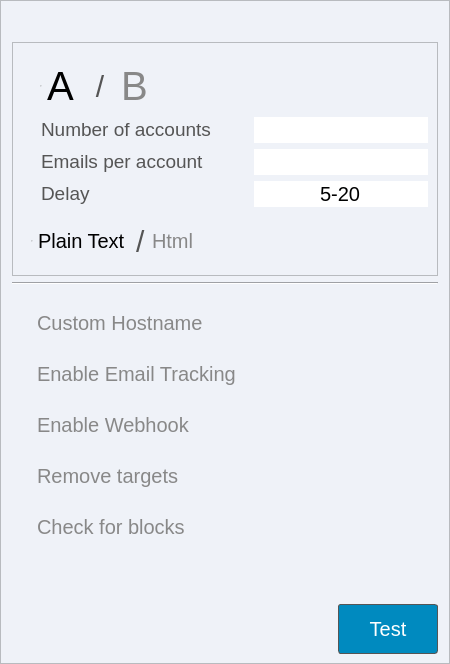
         <widget class="QFrame" name="tab_database">
          <property name="sizePolicy">
           <sizepolicy hsizetype="Expanding" vsizetype="Expanding">
            <horstretch>0</horstretch>
            <verstretch>0</verstretch>
           </sizepolicy>
          </property>
          <property name="minimumSize">
           <size>
            <width>450</width>
            <height>0</height>
           </size>
          </property>
          <property name="maximumSize">
           <size>
            <width>350</width>
            <height>16777215</height>
           </size>
          </property>
          <property name="styleSheet">
           <string notr="true">background-color: #eff2f8;
</string>
          </property>
          <property name="frameShape">
           <enum>QFrame::StyledPanel</enum>
          </property>
          <property name="frameShadow">
           <enum>QFrame::Raised</enum>
          </property>
          <layout class="QVBoxLayout" name="verticalLayout_9">
           <property name="bottomMargin">
            <number>9</number>
           </property>
           <item>
            <spacer name="verticalSpacer_14">
             <property name="orientation">
              <enum>Qt::Vertical</enum>
             </property>
             <property name="sizeType">
              <enum>QSizePolicy::Fixed</enum>
             </property>
             <property name="sizeHint" stdset="0">
              <size>
               <width>20</width>
               <height>30</height>
              </size>
             </property>
            </spacer>
           </item>
           <item>
            <widget class="QFrame" name="frame_2">
             <property name="frameShape">
              <enum>QFrame::StyledPanel</enum>
             </property>
             <property name="frameShadow">
              <enum>QFrame::Raised</enum>
             </property>
             <layout class="QVBoxLayout" name="verticalLayout">
              <property name="spacing">
               <number>0</number>
              </property>
              <item>
               <widget class="QFrame" name="frame_11">
                <layout class="QGridLayout" name="gridLayout_2" columnstretch="0,0">
                 <property name="rightMargin">
                  <number>0</number>
                 </property>
                 <item row="1" column="0">
                  <widget class="QLabel" name="label_3">
                   <property name="sizePolicy">
                    <sizepolicy hsizetype="Minimum" vsizetype="Fixed">
                     <horstretch>0</horstretch>
                     <verstretch>0</verstretch>
                    </sizepolicy>
                   </property>
                   <property name="font">
                    <font>
                     <family>Arial</family>
                     <pointsize>14</pointsize>
                     <weight>50</weight>
                     <bold>false</bold>
                    </font>
                   </property>
                   <property name="styleSheet">
                    <string notr="true">color: #555;
margin-left: 5px;</string>
                   </property>
                   <property name="text">
                    <string>Number of accounts</string>
                   </property>
                   <property name="alignment">
                    <set>Qt::AlignLeading|Qt::AlignLeft|Qt::AlignVCenter</set>
                   </property>
                  </widget>
                 </item>
                 <item row="1" column="1">
                  <widget class="QLineEdit" name="lineEdit_number_of_threads">
                   <property name="sizePolicy">
                    <sizepolicy hsizetype="Minimum" vsizetype="Fixed">
                     <horstretch>0</horstretch>
                     <verstretch>0</verstretch>
                    </sizepolicy>
                   </property>
                   <property name="font">
                    <font>
                     <pointsize>-1</pointsize>
                    </font>
                   </property>
                   <property name="styleSheet">
                    <string notr="true">background-color: rgb(255, 255, 255);
font-size: 20px;</string>
                   </property>
                   <property name="inputMethodHints">
                    <set>Qt::ImhDigitsOnly</set>
                   </property>
                   <property name="maxLength">
                    <number>4</number>
                   </property>
                   <property name="frame">
                    <bool>false</bool>
                   </property>
                   <property name="alignment">
                    <set>Qt::AlignCenter</set>
                   </property>
                  </widget>
                 </item>
                 <item row="2" column="0">
                  <widget class="QLabel" name="label_2">
                   <property name="sizePolicy">
                    <sizepolicy hsizetype="Minimum" vsizetype="Fixed">
                     <horstretch>0</horstretch>
                     <verstretch>0</verstretch>
                    </sizepolicy>
                   </property>
                   <property name="font">
                    <font>
                     <family>Arial</family>
                     <pointsize>14</pointsize>
                     <weight>50</weight>
                     <bold>false</bold>
                    </font>
                   </property>
                   <property name="styleSheet">
                    <string notr="true">color: #555;
margin-left: 5px;</string>
                   </property>
                   <property name="text">
                    <string>Emails per account</string>
                   </property>
                   <property name="alignment">
                    <set>Qt::AlignLeading|Qt::AlignLeft|Qt::AlignVCenter</set>
                   </property>
                  </widget>
                 </item>
                 <item row="2" column="1">
                  <widget class="QLineEdit" name="lineEdit_num_per_address">
                   <property name="sizePolicy">
                    <sizepolicy hsizetype="Minimum" vsizetype="Fixed">
                     <horstretch>0</horstretch>
                     <verstretch>0</verstretch>
                    </sizepolicy>
                   </property>
                   <property name="font">
                    <font>
                     <pointsize>-1</pointsize>
                    </font>
                   </property>
                   <property name="styleSheet">
                    <string notr="true">background-color: rgb(255, 255, 255);
font-size: 20px;</string>
                   </property>
                   <property name="inputMethodHints">
                    <set>Qt::ImhDigitsOnly</set>
                   </property>
                   <property name="maxLength">
                    <number>9</number>
                   </property>
                   <property name="frame">
                    <bool>false</bool>
                   </property>
                   <property name="alignment">
                    <set>Qt::AlignCenter</set>
                   </property>
                  </widget>
                 </item>
                 <item row="3" column="0">
                  <widget class="QLabel" name="label_delay_between_emails">
                   <property name="sizePolicy">
                    <sizepolicy hsizetype="Minimum" vsizetype="Fixed">
                     <horstretch>0</horstretch>
                     <verstretch>0</verstretch>
                    </sizepolicy>
                   </property>
                   <property name="font">
                    <font>
                     <family>Arial</family>
                     <pointsize>14</pointsize>
                     <weight>50</weight>
                     <bold>false</bold>
                    </font>
                   </property>
                   <property name="styleSheet">
                    <string notr="true">color: #555;
margin-left: 5px;</string>
                   </property>
                   <property name="text">
                    <string>Delay</string>
                   </property>
                   <property name="alignment">
                    <set>Qt::AlignLeading|Qt::AlignLeft|Qt::AlignVCenter</set>
                   </property>
                  </widget>
                 </item>
                 <item row="3" column="1">
                  <widget class="QLineEdit" name="lineEdit_delay_between_emails">
                   <property name="sizePolicy">
                    <sizepolicy hsizetype="Minimum" vsizetype="Fixed">
                     <horstretch>0</horstretch>
                     <verstretch>0</verstretch>
                    </sizepolicy>
                   </property>
                   <property name="font">
                    <font>
                     <pointsize>-1</pointsize>
                    </font>
                   </property>
                   <property name="styleSheet">
                    <string notr="true">background-color: rgb(255, 255, 255);
font-size: 20px;</string>
                   </property>
                   <property name="text">
                    <string>5-20</string>
                   </property>
                   <property name="maxLength">
                    <number>9</number>
                   </property>
                   <property name="frame">
                    <bool>false</bool>
                   </property>
                   <property name="alignment">
                    <set>Qt::AlignCenter</set>
                   </property>
                   <property name="placeholderText">
                    <string>Enter a Range</string>
                   </property>
                  </widget>
                 </item>
                 <item row="0" column="0">
                  <layout class="QHBoxLayout" name="horizontalLayout_6">
                   <property name="spacing">
                    <number>0</number>
                   </property>
                   <item>
                    <widget class="QRadioButton" name="radioButton_campaign_group_a">
                     <property name="sizePolicy">
                      <sizepolicy hsizetype="Preferred" vsizetype="MinimumExpanding">
                       <horstretch>0</horstretch>
                       <verstretch>0</verstretch>
                      </sizepolicy>
                     </property>
                     <property name="maximumSize">
                      <size>
                       <width>16777215</width>
                       <height>50</height>
                      </size>
                     </property>
                     <property name="font">
                      <font>
                       <pointsize>-1</pointsize>
                      </font>
                     </property>
                     <property name="styleSheet">
                      <string notr="true">QRadioButton::indicator {
                width: 0px; /* Hide the circle indicator */
                height: 0px;
            }
QRadioButton {
                font-size: 40px;
                color: #888;
                background-color: transparent;
                border: none;
                padding: 10px;
            }
            QRadioButton:checked {
                font-weight: bold;
                color: #000;
            }</string>
                     </property>
                     <property name="text">
                      <string>A</string>
                     </property>
                     <property name="checked">
                      <bool>true</bool>
                     </property>
                    </widget>
                   </item>
                   <item>
                    <widget class="QLabel" name="label_4">
                     <property name="minimumSize">
                      <size>
                       <width>30</width>
                       <height>0</height>
                      </size>
                     </property>
                     <property name="maximumSize">
                      <size>
                       <width>30</width>
                       <height>50</height>
                      </size>
                     </property>
                     <property name="styleSheet">
                      <string notr="true">color: #555;
font-size: 30px;</string>
                     </property>
                     <property name="text">
                      <string>/</string>
                     </property>
                     <property name="alignment">
                      <set>Qt::AlignCenter</set>
                     </property>
                    </widget>
                   </item>
                   <item>
                    <widget class="QRadioButton" name="radioButton_campaign_group_b">
                     <property name="sizePolicy">
                      <sizepolicy hsizetype="Preferred" vsizetype="MinimumExpanding">
                       <horstretch>0</horstretch>
                       <verstretch>0</verstretch>
                      </sizepolicy>
                     </property>
                     <property name="maximumSize">
                      <size>
                       <width>16777215</width>
                       <height>50</height>
                      </size>
                     </property>
                     <property name="font">
                      <font>
                       <pointsize>-1</pointsize>
                      </font>
                     </property>
                     <property name="styleSheet">
                      <string notr="true">QRadioButton::indicator {
                width: 0px; /* Hide the circle indicator */
                height: 0px;
            }
QRadioButton {
                font-size: 40px;
                color: #888;
                background-color: transparent;
                border: none;
            }
            QRadioButton:checked {
                font-weight: bold;
                color: #000;
            }</string>
                     </property>
                     <property name="text">
                      <string>B</string>
                     </property>
                    </widget>
                   </item>
                   <item>
                    <spacer name="horizontalSpacer_32">
                     <property name="orientation">
                      <enum>Qt::Horizontal</enum>
                     </property>
                     <property name="sizeType">
                      <enum>QSizePolicy::Expanding</enum>
                     </property>
                     <property name="sizeHint" stdset="0">
                      <size>
                       <width>40</width>
                       <height>40</height>
                      </size>
                     </property>
                    </spacer>
                   </item>
                  </layout>
                 </item>
                </layout>
               </widget>
              </item>
              <item>
               <layout class="QHBoxLayout" name="horizontalLayout_4">
                <property name="spacing">
                 <number>0</number>
                </property>
                <item>
                 <widget class="QWidget" name="widget_5" native="true">
                  <property name="minimumSize">
                   <size>
                    <width>0</width>
                    <height>0</height>
                   </size>
                  </property>
                  <property name="maximumSize">
                   <size>
                    <width>16777215</width>
                    <height>50</height>
                   </size>
                  </property>
                  <layout class="QHBoxLayout" name="horizontalLayout_27">
                   <property name="spacing">
                    <number>0</number>
                   </property>
                   <property name="leftMargin">
                    <number>0</number>
                   </property>
                   <property name="topMargin">
                    <number>0</number>
                   </property>
                   <property name="rightMargin">
                    <number>0</number>
                   </property>
                   <property name="bottomMargin">
                    <number>0</number>
                   </property>
                   <item>
                    <widget class="QRadioButton" name="radioButton_plain_text">
                     <property name="sizePolicy">
                      <sizepolicy hsizetype="Preferred" vsizetype="MinimumExpanding">
                       <horstretch>0</horstretch>
                       <verstretch>0</verstretch>
                      </sizepolicy>
                     </property>
                     <property name="maximumSize">
                      <size>
                       <width>16777215</width>
                       <height>50</height>
                      </size>
                     </property>
                     <property name="font">
                      <font>
                       <pointsize>-1</pointsize>
                      </font>
                     </property>
                     <property name="styleSheet">
                      <string notr="true">QRadioButton::indicator {
                width: 0px; /* Hide the circle indicator */
                height: 0px;
            }
QRadioButton {
                font-size: 20px;
                color: #888;
                background-color: transparent;
                border: none;
                padding: 10px;
            }
            QRadioButton:checked {
                font-weight: bold;
                color: #000;
            }</string>
                     </property>
                     <property name="text">
                      <string>Plain Text</string>
                     </property>
                     <property name="checked">
                      <bool>true</bool>
                     </property>
                    </widget>
                   </item>
                   <item>
                    <widget class="QLabel" name="label_6">
                     <property name="maximumSize">
                      <size>
                       <width>20</width>
                       <height>50</height>
                      </size>
                     </property>
                     <property name="styleSheet">
                      <string notr="true">color: #555;
font-size: 30px;</string>
                     </property>
                     <property name="text">
                      <string>/</string>
                     </property>
                    </widget>
                   </item>
                   <item>
                    <widget class="QRadioButton" name="radioButton_html">
                     <property name="enabled">
                      <bool>true</bool>
                     </property>
                     <property name="sizePolicy">
                      <sizepolicy hsizetype="Preferred" vsizetype="MinimumExpanding">
                       <horstretch>0</horstretch>
                       <verstretch>0</verstretch>
                      </sizepolicy>
                     </property>
                     <property name="maximumSize">
                      <size>
                       <width>16777215</width>
                       <height>50</height>
                      </size>
                     </property>
                     <property name="font">
                      <font>
                       <pointsize>-1</pointsize>
                      </font>
                     </property>
                     <property name="styleSheet">
                      <string notr="true">QRadioButton::indicator {
                width: 0px; /* Hide the circle indicator */
                height: 0px;
            }
QRadioButton {
                font-size: 20px;
                color: #888;
                background-color: transparent;
                border: none;
            }
            QRadioButton:checked {
                font-weight: bold;
                color: #000;
            }</string>
                     </property>
                     <property name="text">
                      <string>Html</string>
                     </property>
                    </widget>
                   </item>
                  </layout>
                 </widget>
                </item>
                <item>
                 <spacer name="horizontalSpacer_39">
                  <property name="orientation">
                   <enum>Qt::Horizontal</enum>
                  </property>
                  <property name="sizeHint" stdset="0">
                   <size>
                    <width>40</width>
                    <height>20</height>
                   </size>
                  </property>
                 </spacer>
                </item>
                <item>
                 <widget class="QCheckBox" name="checkBox_compose_preview">
                  <property name="sizePolicy">
                   <sizepolicy hsizetype="Preferred" vsizetype="MinimumExpanding">
                    <horstretch>0</horstretch>
                    <verstretch>0</verstretch>
                   </sizepolicy>
                  </property>
                  <property name="minimumSize">
                   <size>
                    <width>50</width>
                    <height>50</height>
                   </size>
                  </property>
                  <property name="maximumSize">
                   <size>
                    <width>50</width>
                    <height>50</height>
                   </size>
                  </property>
                  <property name="font">
                   <font>
                    <pointsize>-1</pointsize>
                   </font>
                  </property>
                  <property name="styleSheet">
                   <string notr="true">QCheckBox::indicator {
    width: 30px;  /* Adjust as needed */
    height: 30px;
    background: none; /* Remove default background */
    border: none;
}

QCheckBox::indicator:unchecked {
    image: url(:/icons/icons/eye.svg);
}

QCheckBox::indicator:checked {
    image: url(:/icons/icons/eye_at.svg);
}

QCheckBox {
    font-size: 20px;
    color: #888;
    background-color: transparent;
    border: none;
    padding: 10px;
}

QCheckBox:checked {
    font-weight: bold;
    color: #000;
}
</string>
                  </property>
                  <property name="text">
                   <string/>
                  </property>
                 </widget>
                </item>
               </layout>
              </item>
             </layout>
            </widget>
           </item>
           <item>
            <widget class="Line" name="line_3">
             <property name="orientation">
              <enum>Qt::Horizontal</enum>
             </property>
            </widget>
           </item>
           <item>
            <widget class="QFrame" name="frame_12">
             <property name="styleSheet">
              <string notr="true">border: none;</string>
             </property>
             <layout class="QVBoxLayout" name="verticalLayout_8">
              <item>
               <widget class="QCheckBox" name="checkBox_add_custom_hostname">
                <property name="styleSheet">
                 <string notr="true">QCheckBox::indicator {
                width: 0px; /* Hide the circle indicator */
                height: 0px;
            }
QCheckBox {
                font-size: 20px;
                color: #888;
                background-color: transparent;
                border: none;
                padding: 10px;
            }
            QCheckBox:checked {
                font-weight: bold;
                color: #000;
            }</string>
                </property>
                <property name="text">
                 <string>Custom Hostname</string>
                </property>
               </widget>
              </item>
              <item>
               <widget class="QCheckBox" name="checkBox_email_tracking">
                <property name="sizePolicy">
                 <sizepolicy hsizetype="Preferred" vsizetype="MinimumExpanding">
                  <horstretch>0</horstretch>
                  <verstretch>0</verstretch>
                 </sizepolicy>
                </property>
                <property name="styleSheet">
                 <string notr="true">QCheckBox::indicator {
                width: 0px; /* Hide the circle indicator */
                height: 0px;
            }
QCheckBox {
                font-size: 20px;
                color: #888;
                background-color: transparent;
                border: none;
                padding: 10px;
            }
            QCheckBox:checked {
                font-weight: bold;
                color: #000;
            }</string>
                </property>
                <property name="text">
                 <string>Enable Email Tracking</string>
                </property>
               </widget>
              </item>
              <item>
               <widget class="QCheckBox" name="checkBox_enable_webhook">
                <property name="sizePolicy">
                 <sizepolicy hsizetype="Preferred" vsizetype="MinimumExpanding">
                  <horstretch>0</horstretch>
                  <verstretch>0</verstretch>
                 </sizepolicy>
                </property>
                <property name="styleSheet">
                 <string notr="true">QCheckBox::indicator {
                width: 0px; /* Hide the circle indicator */
                height: 0px;
            }
QCheckBox {
                font-size: 20px;
                color: #888;
                background-color: transparent;
                border: none;
                padding: 10px;
            }
            QCheckBox:checked {
                font-weight: bold;
                color: #000;
            }</string>
                </property>
                <property name="text">
                 <string>Enable Webhook</string>
                </property>
               </widget>
              </item>
              <item>
               <widget class="QCheckBox" name="checkBox_remove_email_from_target">
                <property name="sizePolicy">
                 <sizepolicy hsizetype="Preferred" vsizetype="MinimumExpanding">
                  <horstretch>0</horstretch>
                  <verstretch>0</verstretch>
                 </sizepolicy>
                </property>
                <property name="styleSheet">
                 <string notr="true">QCheckBox::indicator {
                width: 0px; /* Hide the circle indicator */
                height: 0px;
            }
QCheckBox {
                font-size: 20px;
                color: #888;
                background-color: transparent;
                border: none;
                padding: 10px;
            }
            QCheckBox:checked {
                font-weight: bold;
                color: #000;
            }</string>
                </property>
                <property name="text">
                 <string>Remove targets</string>
                </property>
               </widget>
              </item>
              <item>
               <widget class="QCheckBox" name="checkBox_check_for_blocks">
                <property name="sizePolicy">
                 <sizepolicy hsizetype="Preferred" vsizetype="MinimumExpanding">
                  <horstretch>0</horstretch>
                  <verstretch>0</verstretch>
                 </sizepolicy>
                </property>
                <property name="styleSheet">
                 <string notr="true">QCheckBox::indicator {
                width: 0px; /* Hide the circle indicator */
                height: 0px;
            }
QCheckBox {
                font-size: 20px;
                color: #888;
                background-color: transparent;
                border: none;
                padding: 10px;
            }
            QCheckBox:checked {
                font-weight: bold;
                color: #000;
            }</string>
                </property>
                <property name="text">
                 <string>Check for blocks</string>
                </property>
               </widget>
              </item>
              <item>
               <spacer name="verticalSpacer_13">
                <property name="orientation">
                 <enum>Qt::Vertical</enum>
                </property>
                <property name="sizeHint" stdset="0">
                 <size>
                  <width>20</width>
                  <height>40</height>
                 </size>
                </property>
               </spacer>
              </item>
             </layout>
            </widget>
           </item>
           <item>
            <layout class="QHBoxLayout" name="horizontalLayout_7">
             <item>
              <spacer name="horizontalSpacer_33">
               <property name="orientation">
                <enum>Qt::Horizontal</enum>
               </property>
               <property name="sizeHint" stdset="0">
                <size>
                 <width>40</width>
                 <height>20</height>
                </size>
               </property>
              </spacer>
             </item>
             <item>
              <widget class="QPushButton" name="pushButton_test">
               <property name="minimumSize">
                <size>
                 <width>100</width>
                 <height>50</height>
                </size>
               </property>
               <property name="font">
                <font>
                 <family>Arial</family>
                 <pointsize>15</pointsize>
                </font>
               </property>
               <property name="styleSheet">
                <string notr="true">QPushButton {
    border: 1px solid #555;
    border-radius: 3px;
    border-style: Solid;
    background: rgba(0, 138, 191);
    padding: 5px 28px;
	color: rgb(255, 255, 255);
    }

QPushButton:hover {
    background: rgba(0, 138, 191, 0.6);
	opacity: 0.2
    }

QPushButton:pressed {
    border-style: inset;
    background: rgb(0, 138, 191);
    }</string>
               </property>
               <property name="text">
                <string>Test</string>
               </property>
              </widget>
             </item>
            </layout>
           </item>
          </layout>
         </widget>
